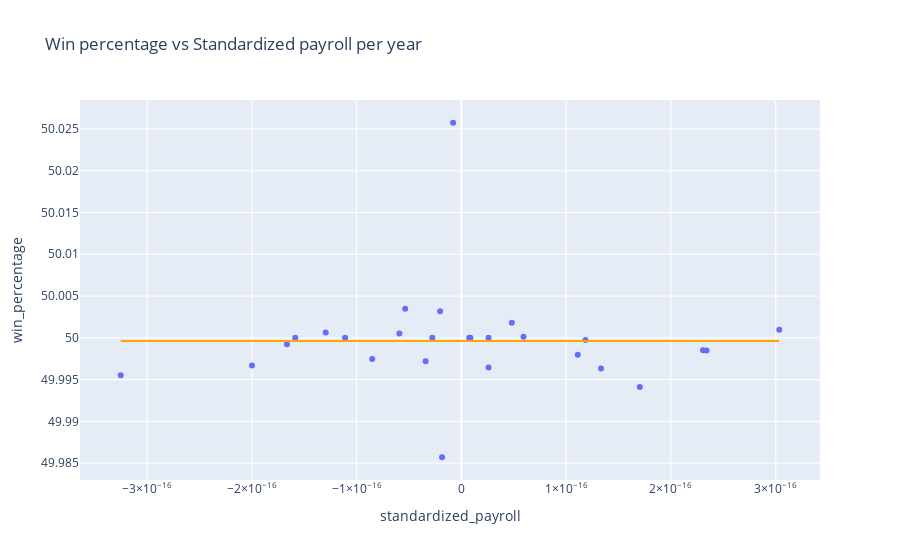

The cell this chart's notebook holds for it:
### Code cell
px.scatter(stand_payroll_win_data, x='standardized_payroll', y='win_percentage',
           trendline='ols', title="Win percentage vs Standardized payroll per year",
           trendline_color_override='orange')

### Figure 1 — Plotly figure (JSON) as saved in the notebook; plotly's stock layout.template omitted (floating-point values rounded to 4 significant figures)
{"data": [{"hovertemplate": "standardized_payroll=%{x}<br>win_percentage=%{y}<extra></extra>", "legendgroup": "", "marker": {"color": "#636efa", "symbol": "circle"}, "mode": "markers", "name": "", "orientation": "v", "showlegend": false, "type": "scatter", "x": [2.306e-16, -3.416e-17, 8.54e-18, -1.586e-16, -7.93e-18, -3.251e-16, 3.033e-16, 2.339e-16, 1.332e-16, -1.85e-17, -5.921e-17, 4.811e-17, -5.366e-17, -1.295e-16, 1.702e-16, 2.591e-17, 1.184e-16, 1.11e-16, 2.591e-17, -1.998e-16, 7.401e-18, 5.921e-17, -2.776e-17, -8.512e-17, -1.11e-16, -1.665e-16, -2.035e-17], "xaxis": "x", "y": [50.0, 50.0, 50, 50, 50.03, 50.0, 50.0, 50.0, 50.0, 49.99, 50.0, 50.0, 50.0, 50.0, 49.99, 50, 50.0, 50.0, 50.0, 50.0, 50, 50.0, 50, 50.0, 50, 50.0, 50.0], "yaxis": "y"}, {"hovertemplate": "<b>OLS trendline</b><br>win_percentage = 1.45329e-16 * standardized_payroll + 49.9996<br>R<sup>2</sup>=0.000000<br><br>standardized_payroll=%{x}<br>win_percentage=%{y} <b>(trend)</b><extra></extra>", "legendgroup": "", "line": {"color": "orange"}, "marker": {"color": "#636efa", "symbol": "circle"}, "mode": "lines", "name": "", "showlegend": false, "type": "scatter", "x": [-3.251e-16, -1.998e-16, -1.665e-16, -1.586e-16, -1.295e-16, -1.11e-16, -8.512e-17, -5.921e-17, -5.366e-17, -3.416e-17, -2.776e-17, -2.035e-17, -1.85e-17, -7.93e-18, 7.401e-18, 8.54e-18, 2.591e-17, 2.591e-17, 4.811e-17, 5.921e-17, 1.11e-16, 1.184e-16, 1.332e-16, 1.702e-16, 2.306e-16, 2.339e-16, 3.033e-16], "xaxis": "x", "y": [50.0, 50.0, 50.0, 50.0, 50.0, 50.0, 50.0, 50.0, 50.0, 50.0, 50.0, 50.0, 50.0, 50.0, 50.0, 50.0, 50.0, 50.0, 50.0, 50.0, 50.0, 50.0, 50.0, 50.0, 50.0, 50.0, 50.0], "yaxis": "y"}], "layout": {"legend": {"tracegroupgap": 0}, "title": {"text": "Win percentage vs Standardized payroll per year"}, "xaxis": {"anchor": "y", "domain": [0, 1], "title": {"text": "standardized_payroll"}}, "yaxis": {"anchor": "x", "domain": [0, 1], "title": {"text": "win_percentage"}}}}
